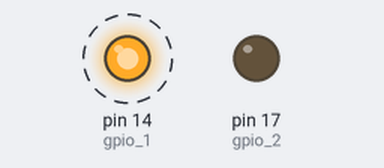
A sketch run on a simulated Arduino Uno, built with avr-gcc and run on an emulated ATmega328P. On the bench: output pins drawn as LEDs (lit = HIGH). Dashed ring = blinking. What the sketch prints to the serial monitor is not drawn.

Above: at 0.5 s.
Timing chart, 0 to 4.6 s (numbered marks = the images above):
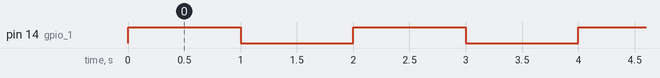

Measured:
- by itself, pin 14 (gpio_1): alternates HIGH for 1.0 s and LOW for 1.0 s

The sketch:

RAK4600_IO_interface.ino
```cpp
//4600 supply 2 gpio for wisblock io_interface, Uart and I2C please refer to other example
int gpio_1 = 14;
int gpio_2 = 17;

void setup()
{
  Serial.begin(115200);
  while ( !Serial ) delay(10);
  pinMode(gpio_1, OUTPUT);
  pinMode(gpio_2, OUTPUT);
}


void loop()
{
    Serial.println("gpio_1 test with a led!");
    digitalWrite(gpio_1, 1);
    delay(1000);
    Serial.println("gpio_1 test with a led!");
    digitalWrite(gpio_1, 0);
    delay(1000);
}
```
